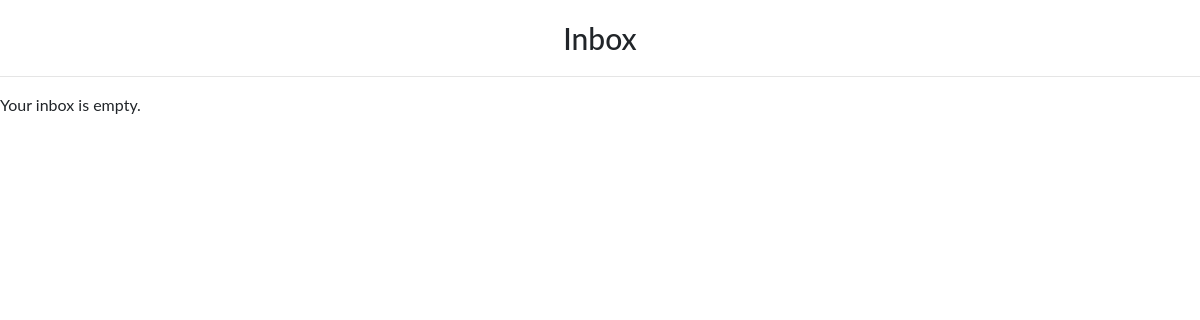
Before: /email/inbox/ (signed in) with the older database file.
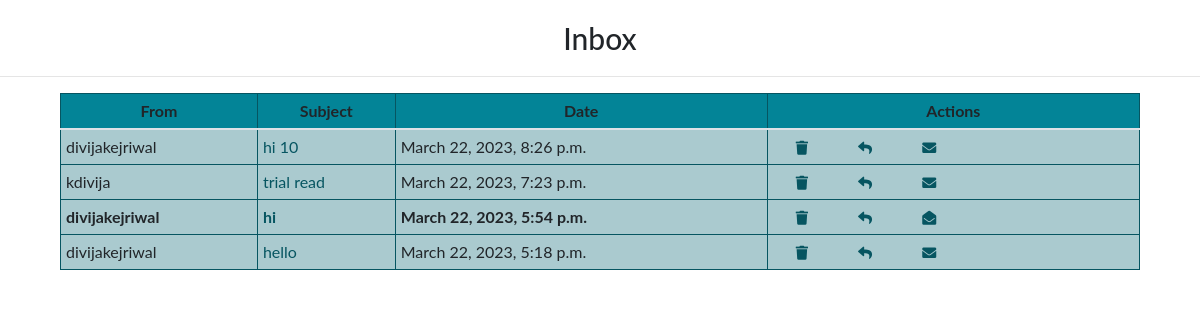
After: the same page with the newer database file.
### emailapp/models.py (models this page shows)
class Email(models.Model):
    sender = models.ForeignKey(User, on_delete=models.CASCADE, related_name='sent_emails')
    recipient = models.ManyToManyField(User, related_name='received_emails')
    subject = models.CharField(max_length=200)
    body = models.TextField()
    timestamp = models.DateTimeField(auto_now_add=True)
    file = models.FileField(null=True, blank=True, upload_to='attachments/')
    read = models.BooleanField(default=False)

### emailapp/views.py (the view)
# urls.py: path('inbox/', inbox, name='inbox'),
@login_required
def inbox(request):
    received_emails = Email.objects.filter(recipient=request.user).order_by('-timestamp')
    return render(request, 'emailapp/inbox.html', {'received_emails': received_emails})

### templates/emailapp/inbox.html (shortened to what this page needs)
{% extends 'emailapp/base.html' %}
{% block title %}
    Inbox
{% endblock %}
{% block content %}
    {% if received_emails %}
        <table class="table form-table">
            <thead>
                <tr>
                    <th>From</th>
                    <th>Subject</th>
                    <th>Date</th>
                    <th>Actions</th>
                </tr>
            </thead>
            <tbody>
                {% for email in received_emails %}
                {% if email.read %}
                    <tr>
                        <td>{{ email.sender }}</td>
                        <td><a href="{% url 'email_detail' email.id %}">{{ email.subject }}</a></td>
                        <td>{{ email.timestamp }}</td>
                        <td>
                            <a class="icon-btn btn-sm btn-danger" href="{% url 'delete_email' email.id %}"><i class="fa fa-trash"></i></a>
                            <a class="icon-btn btn-sm btn-info" href="{% url 'reply_email' email.id %}"><i class="fa fa-reply"></i></a>
                            <a class="icon-btn btn-sm btn-info" href="{% url 'mark_as_read_unread' email.id %}"><i class="fa fa-envelope"></i></a>
                        </td>
                    </tr>
                {% else %}
                    <tr>
                        <td><b>{{ email.sender }}</b></td>
                        <td><a href="{% url 'email_detail' email.id %}"><b>{{ email.subject }}</b></a></td>
                        <td><b>{{ email.timestamp }}</b></td>
                        <td>
                            <a class="icon-btn btn-sm btn-danger" href="{% url 'delete_email' email.id %}"><i class="fa fa-trash"></i></a>
                            <a class="icon-btn btn-sm btn-info" href="{% url 'reply_email' email.id %}"><i class="fa fa-reply"></i></a>
                            <a class="icon-btn btn-sm btn-info" href="{% url 'mark_as_read_unread' email.id %}"><i class="fa fa-envelope-open"></i></a>
                        </td>
                    </tr>
                    {% endif %}
                {% endfor %}
            </tbody>
        </table>
    {% else %}
        <p>Your inbox is empty.</p>
    {% endif %}
{% endblock %}

### templates/emailapp/base.html (shortened to what this page needs)
{% load static %}
<!doctype html>
<html lang="en">
<head>
	<link rel="stylesheet" href="https://maxcdn.bootstrapcdn.com/bootstrap/4.0.0/css/bootstrap.min.css"
>
	<link rel="stylesheet" href="https://use.fontawesome.com/releases/v5.0.10/css/all.css"
>
	<link rel="stylesheet" href="https://cdnjs.cloudflare.com/ajax/libs/font-awesome/5.15.3/css/all.min.css" />
	<link rel="stylesheet" type="text/css" href="{% static 'workspace/css/styles.css' %}">
	<link rel="stylesheet" type="text/css" href="{% static 'base.css' %}">
</head>
<body>
	<h1 class="title">{% block title %}{% endblock %}</h1>
	<hr>
	{% block content %}
	{% endblock %}
</body>
</html>

### static/workspace/css/styles.css (style rules this page uses)
a { color: #065561; }
.table { width: 90%; margin: auto; }
.table td, .table th { margin: auto; border: 1px solid #065561; padding: 5px; background-color: #aacacf; }
.table th { text-align: center; background-color: #038497; }

### static/base.css (style rules this page uses)
body { font-family: "ptsans", "Lato", "Helvetica Neue", Helvetica, Arial, sans-serif; }
.title { text-align: center; margin: 20px; font-size: 30px; }
.icon-btn { border-radius: 3px; padding: 10px 20px; color: #065561; background-color: transparent; box-shadow: 0 0 0 0; margin: 3px; cursor: pointer; }

Changed rows visible on the page:
added Email: sender "divijakejriwal", subject "hi 10", timestamp "March 22, 2023, 8:26 p.m."
added Email: sender "kdivija", subject "trial read", timestamp "March 22, 2023, 7:23 p.m."
added Email: sender "divijakejriwal", subject "hi", timestamp "March 22, 2023, 5:54 p.m."
added Email: sender "divijakejriwal", subject "hello", timestamp "March 22, 2023, 5:18 p.m."
Other visible differences:
text no longer shown: "Your inbox is empty."
text now shown: "From Subject Date Actions"
